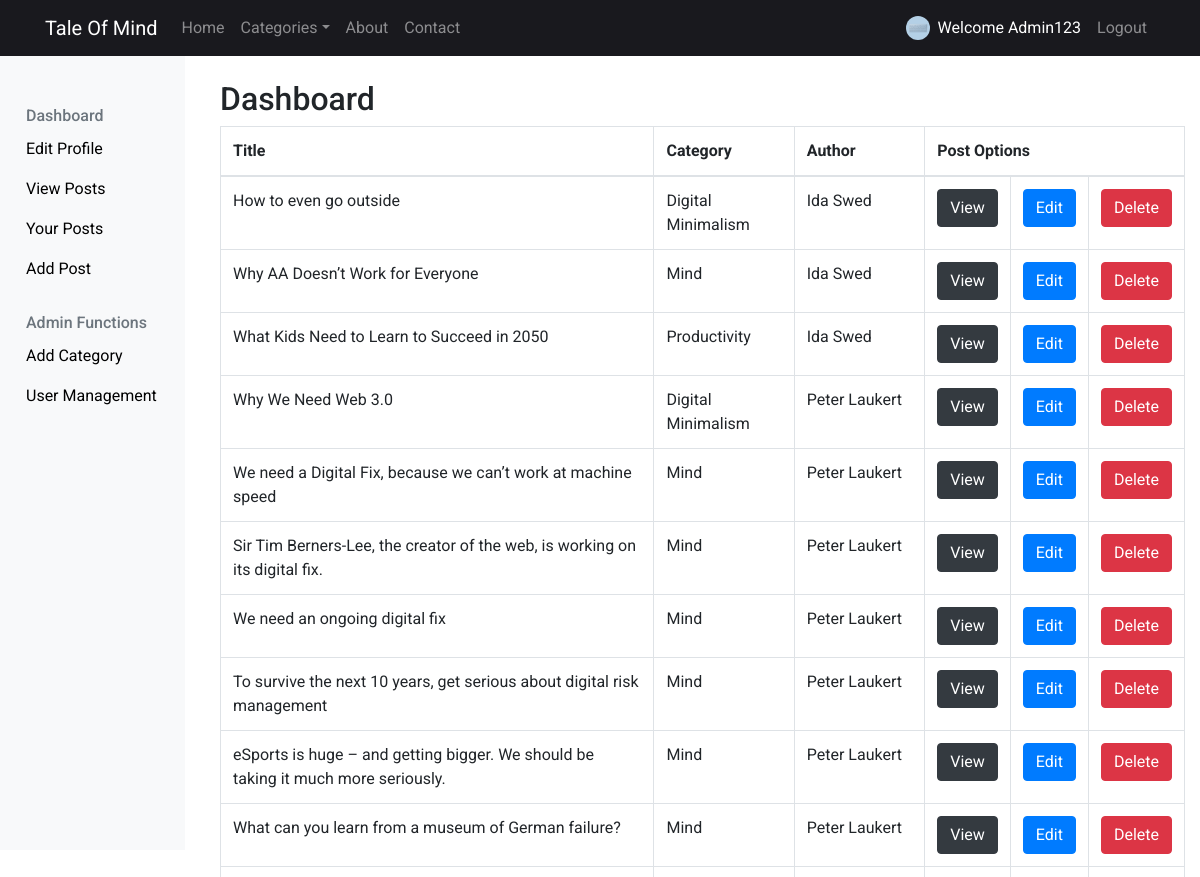
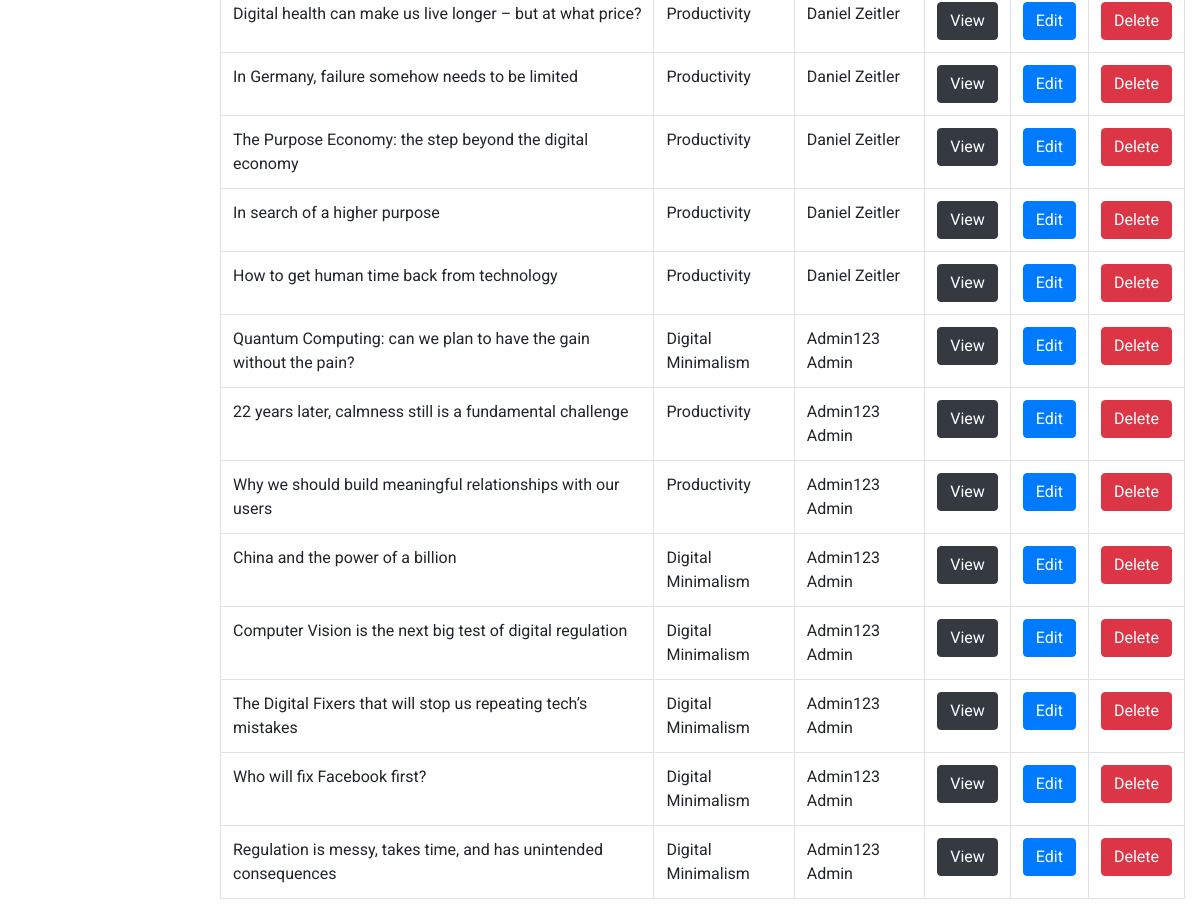
Screenshot of /src/dashboard (signed in) with the database file from the repository (2 pictures, top to bottom).
### tables this page shows
CREATE TABLE `posts` (
  `id` int(11) NOT NULL,
  `header` varchar(180) NOT NULL,
  `content` text NOT NULL,
  `timestamp` timestamp NOT NULL DEFAULT CURRENT_TIMESTAMP,
  `user_id` int(11) NOT NULL,
  `file_id` int(11) NOT NULL,
  `category_id` int(11) NOT NULL
);

CREATE TABLE `category` (
  `id` int(11) NOT NULL,
  `category_name` varchar(125) NOT NULL
);

CREATE TABLE `user` (
  `id` int(11) NOT NULL,
  `firstname` varchar(32) NOT NULL,
  `lastname` varchar(32) NOT NULL,
  `email` varchar(32) NOT NULL,
  `password` varchar(255) NOT NULL,
  `login_attempts` int(11) NOT NULL,
  `permission_id` tinyint(1) NOT NULL DEFAULT '2',
  `file_id` int(11) DEFAULT NULL
);

### src/lib/Session.php (called while the page is built, shortened)
<?php
class Session {
    static public function get($key) {
        if (isset($_SESSION[$key]))
            return $_SESSION[$key];
    }
}

### src/lib/Application.php (called while the page is built, shortened)
<?php
class Application {
    function __construct() {
        require 'controller/Navbar.php';
        $controller = new $url[0];
        $controller->loadModel();
        $controller->index();
    }
}

### src/index.php (called while the page is built, shortened)
<?php
include 'lib/Message.php';
include 'lib/Database.php';
include 'lib/Session.php';
include 'lib/Model.php';
include 'lib/View.php';
include 'lib/Controller.php';
include 'lib/Application.php';
$app = new Application();

### src/lib/Model.php (called while the page is built, shortened)
<?php
class Model {
    function __construct() {
        $this->db = new Database();
    }
}

### src/lib/Database.php (called while the page is built, shortened)
<?php
class Database extends PDO {
    public function __construct() {
        try {
            $dsn = DB_TYPE . ':host=' . DB_HOST . ';port=' . DB_PORT . ';dbname=' . DB_NAME;
            $username = DB_USER;
            $passwd = DB_PASS;
        }
        catch(PDOException $e) {
            echo "Connection failed: " . $e->getMessage();
        }
    }
}

### src/model/Dashboard_Model.php (called while the page is built, shortened)
<?php
    class Dashboard_Model extends Model {
        public function getPosts() {
            $sql = 'SELECT user.firstname, user.lastname, file.image, file.thumb, category.category_name, posts.*
                    FROM user
                    JOIN posts
                    ON user.id = posts.user_id
                    JOIN file
                    ON file.id = posts.file_id
                    JOIN category
                    ON category.id = posts.category_id ORDER BY timestamp DESC';
            $obj = $this->db->prepare($sql);
            $obj->execute();
            if ($obj->rowCount() > 0) {
                $data = $obj->fetchAll(PDO::FETCH_OBJ);
                return $data;
            }
            return false;
        }
    }

### src/lib/Controller.php (called while the page is built, shortened)
<?php
class Controller {
    public function loadModel() {
        $model_name = get_class($this) . '_Model';
        $model_file = 'model/' . $model_name . '.php';
        if (file_exists($model_file)) {
            $this->model = new $model_name;
        }
    }
}

### src/view/dashboard/view.php (the view)
<?php include 'partial/sidebar.php'; ?>
    <div class="col">
        <div class="container">
            <h2>Dashboard</h2>
            <div class="table-responsive">
                <table class="table table-bordered" id="dataTable" width="100%" cellspacing="0">
                    <thead>
                        <tr>
                            <th>Title</th>
                            <th>Category</th>
                            <th>Author</th>
                            <th colspan="3">Post Options</th>
                        </tr>
                    </thead>
                    <tbody>
                        <?php foreach($this->posts as $post) : ?>
                        <tr>
                            <td><?= $post->header ?></td>
                            <td><?= $post->category_name ?></td>
                            <td><?= $post->firstname . ' ' . $post->lastname?></td>
                            <?php if(Session::get('user')['permission'] == "Admin"): ?>
                                <td><a href="<?= URL; ?>category/show/<?= $post->id; ?>" class="btn btn-dark">View</a></td>
                                <td><a href="<?= URL; ?>dashboard/edit/<?= $post->id; ?>" class="btn btn-primary">Edit</a></td>
                                <td><a href="<?= URL; ?>dashboard/delete/<?= $post->id; ?>" class="btn btn-danger">Delete</a></td>
                            <?php elseif(Session::get('user')['permission'] == "Editor"): ?>
                                <td><a href="<?= URL; ?>category/show/<?= $post->id; ?>" class="btn btn-dark">View</a></td>
                                <td><a href="<?= URL; ?>dashboard/edit/<?= $post->id; ?>" class="btn btn-primary">Edit</a></td>
                            <?php elseif(Session::get('user')['permission'] == "Guest"): ?>
                                <td><a href="<?= URL; ?>category/show/<?= $post->id; ?>" class="btn btn-dark">View</a></td>
                            <?php endif; ?>
                        </tr>
                        <?php endforeach; ?>
                    </tbody>
                </table>
            </div>
        </div>
    </div>

### src/controller/Dashboard.php (shortened to what this page needs)
<?php
    class Dashboard extends Controller {
        public function view() {
            if(!(Session::get('user'))) {
                Header("Location: " . URL . "home");
            } else {
                $posts = $this->model->getPosts();
                $this->view->posts = $posts;
                $this->view->render('dashboard/view');
            }
        }
        public function index() {
            if(!(Session::get('user'))) {
                Header("Location: " . URL . "home");
            } else {
                $this->view();
            }
        }
    }

### src/lib/View.php (shortened to what this page needs)
<?php
class View {
    private $rendered = false;
    public function render($name) {
        if (!$this->rendered) {
            $this->rendered = true;
            require 'partial/header.php';
            require 'partial/navbar.php';
            require 'view/' . $name . '.php';
            require 'partial/footer_essentials.php';
        }
    }
}

### src/partial/header.php (shortened to what this page needs)
<!DOCTYPE html>
<html lang="en">
<head>
    <link rel="stylesheet" href="https://stackpath.bootstrapcdn.com/bootstrap/4.1.2/css/bootstrap.min.css">
    <link rel="stylesheet" href="https://stackpath.bootstrapcdn.com/font-awesome/4.7.0/css/font-awesome.min.css">
    <link rel="stylesheet" type="text/css" href="<?=URL?>public/css/main.css">
</head>
<body>

### src/partial/navbar.php (shortened to what this page needs)
<nav class="navbar navbar-expand-lg navbar-dark bg-dark fixed-top">
    <div class="container">
        <a class="navbar-brand" href="<?php echo URL; ?>"><?php echo SITENAME; ?></a>
        <div class="collapse navbar-collapse" id="navbarsExampleDefault">
        <ul class="navbar-nav mr-auto">
            <li class="nav-item">
                <a class="nav-link <?= (Session::get('controller_name') == 'Home') ? 'active' : '' ?>" href="<?= URL ?>home">Home</a>
            </li>
            <li class="nav-item dropdown">
                <a class="nav-link dropdown-toggle <?= (Session::get('controller_name') == 'Categories') ? 'active' : '' ?>" id="navbarDropdownMenuLink" data-toggle="dropdown" aria-haspopup="true" aria-expanded="false">Categories</a>
            </li>
            <li class="nav-item">
                <a class="nav-link <?= (Session::get('controller_name') == 'About') ? 'active' : '' ?>" href="<?= URL ?>about">About</a>
            </li>
            <li class="nav-item">
                <a class="nav-link <?= (Session::get('controller_name') == 'Contact') ? 'active' : '' ?>" href="<?= URL ?>contact">Contact</a>
            </li>
        </ul>
        <ul class="navbar-nav ml-auto">
            <?php if(Session::get('user')): ?>
            <li class="nav-item">
                <a class="nav-link d-flex <?= (Session::get('controller_name') == 'Dashboard') ? 'active' : '' ?>" href="<?= URL ?>dashboard">
                    <img src="<?= (empty(Session::get('user')['image'])) ? DEFAULT_IMG : URL . Session::get('user')['image'] ?>" width="24" height="24" class="mr-2" alt="" style="border-radius: 50%">
                    <div>Welcome <?= Session::get('user')['firstname'] ?></div>
                </a>
            </li>
            <li class="nav-item">
                <a class="nav-link" href="<?=URL?>auth/logout">Logout</a>
            </li>
            <?php endif; ?>
        </ul>
        </div>
    </div>
</nav>

### src/partial/sidebar.php (shortened to what this page needs)
<div class="row">
    <nav class="col-md-2 d-none d-md-block bg-light sidebar negativeMargin">
        <div class="fixed-left">
            <h6 class="sidebar-heading d-flex justify-content-between align-items-center px-3 mt-4 mb-1 text-muted">
                <span>Dashboard</span>
            </h6>
            <ul class="nav flex-column mb-2">
                <li class="nav-item">
                    <a class="nav-link" href="<?= URL ?>dashboard/editProfile"><span data-feather="file-text"></span>Edit Profile</a>
                </li>
                <li class="nav-item">
                    <a class="nav-link " href="<?= URL ?>dashboard/view"><span data-feather="file-text"></span>View Posts</a>
                </li>
                <li class="nav-item">
                    <a class="nav-link " href="<?= URL ?>dashboard/allUserPosts"><span data-feather="file-text"></span>Your Posts</a>
                </li>
                <?php if(Session::get('user')['permission'] == "Admin") :?>
                <li class="nav-item">
                    <a class="nav-link" href="<?= URL ?>dashboard/add"><span data-feather="file-text"></span>Add Post</a>
                </li>
                <?php endif; ?>
            </ul>
            <?php if(Session::get('user')['permission'] == "Admin") : ?>
            <h6 class="sidebar-heading d-flex justify-content-between align-items-center px-3 mt-4 mb-1 text-muted">
                <span>Admin Functions</span>
            </h6>
            <ul class="nav flex-column mb-2">
                <li class="nav-item">
                    <a class="nav-link" href="<?= URL ?>dashboard/category"><span data-feather="file-text"></span>Add Category</a>
                </li>
                <li class="nav-item">
                    <a class="nav-link" href="<?= URL ?>dashboard/allUsers"><span data-feather="file-text"></span>User Management</a>
                </li>
            </ul>
            <?php endif; ?>
        </div>
    </nav>
    <div class="col-md-2"></div>

### src/partial/footer_essentials.php (shortened to what this page needs)
</body>
</html>

### src/public/css/main.css (style rules this page uses)
body { padding-top: 5rem; font-family: 'roboto', sans-serif; }
a { color: black; }
td .btn { width: 100%; }
.bg-dark { background-color: #19191E !important; }
.navbar { padding: .5rem 0rem !important; }
.negativeMargin { margin-top: -30px; padding: 2rem 0; padding-left: 25px; position: fixed; height: 100vh; z-index: 3; }
.nav-link { cursor: pointer !important; }

### rows the page displays
posts: header "How to even go outside", category.category_name "Digital Minimalism", user.firstname "Ida", user.lastname "Swed"
posts: header "Why AA Doesn’t Work for Everyone", category.category_name "Mind", user.firstname "Ida", user.lastname "Swed"
posts: header "What Kids Need to Learn to Succeed in 2050", category.category_name "Productivity", user.firstname "Ida", user.lastname "Swed"
posts: header "Why We Need Web 3.0", category.category_name "Digital Minimalism", user.firstname "Peter", user.lastname "Laukert"
posts: header "We need a Digital Fix, because we can’t work at machine speed", category.category_name "Mind", user.firstname "Peter", user.lastname "Laukert"
posts: header "Sir Tim Berners-Lee, the creator of the web, is working on its digital fix.", category.category_name "Mind", user.firstname "Peter", user.lastname "Laukert"
posts: header "We need an ongoing digital fix", category.category_name "Mind", user.firstname "Peter", user.lastname "Laukert"
posts: header "To survive the next 10 years, get serious about digital risk management", category.category_name "Mind", user.firstname "Peter", user.lastname "Laukert"
posts: header "eSports is huge – and getting bigger. We should be taking it much more seriously.", category.category_name "Mind", user.firstname "Peter", user.lastname "Laukert"
posts: header "What can you learn from a museum of German failure?", category.category_name "Mind", user.firstname "Peter", user.lastname "Laukert"
posts: header "Digital health can make us live longer – but at what price?", category.category_name "Productivity", user.firstname "Daniel", user.lastname "Zeitler"
posts: header "In Germany, failure somehow needs to be limited", category.category_name "Productivity", user.firstname "Daniel", user.lastname "Zeitler"
posts: header "The Purpose Economy: the step beyond the digital economy", category.category_name "Productivity", user.firstname "Daniel", user.lastname "Zeitler"
posts: header "In search of a higher purpose", category.category_name "Productivity", user.firstname "Daniel", user.lastname "Zeitler"
posts: header "How to get human time back from technology", category.category_name "Productivity", user.firstname "Daniel", user.lastname "Zeitler"
posts: header "Quantum Computing: can we plan to have the gain without the pain?", category.category_name "Digital Minimalism", user.firstname "Admin123", user.lastname "Admin"
posts: header "22 years later, calmness still is a fundamental challenge", category.category_name "Productivity", user.firstname "Admin123", user.lastname "Admin"
posts: header "Why we should build meaningful relationships with our users", category.category_name "Productivity", user.firstname "Admin123", user.lastname "Admin"
posts: header "China and the power of a billion", category.category_name "Digital Minimalism", user.firstname "Admin123", user.lastname "Admin"
posts: header "Computer Vision is the next big test of digital regulation", category.category_name "Digital Minimalism", user.firstname "Admin123", user.lastname "Admin"
posts: header "The Digital Fixers that will stop us repeating tech’s mistakes", category.category_name "Digital Minimalism", user.firstname "Admin123", user.lastname "Admin"
posts: header "Who will fix Facebook first?", category.category_name "Digital Minimalism", user.firstname "Admin123", user.lastname "Admin"
posts: header "Regulation is messy, takes time, and has unintended consequences", category.category_name "Digital Minimalism", user.firstname "Admin123", user.lastname "Admin"

### other values shown
SITENAME "Tale Of Mind"
Session::get('user')['firstname'] "Admin123"
